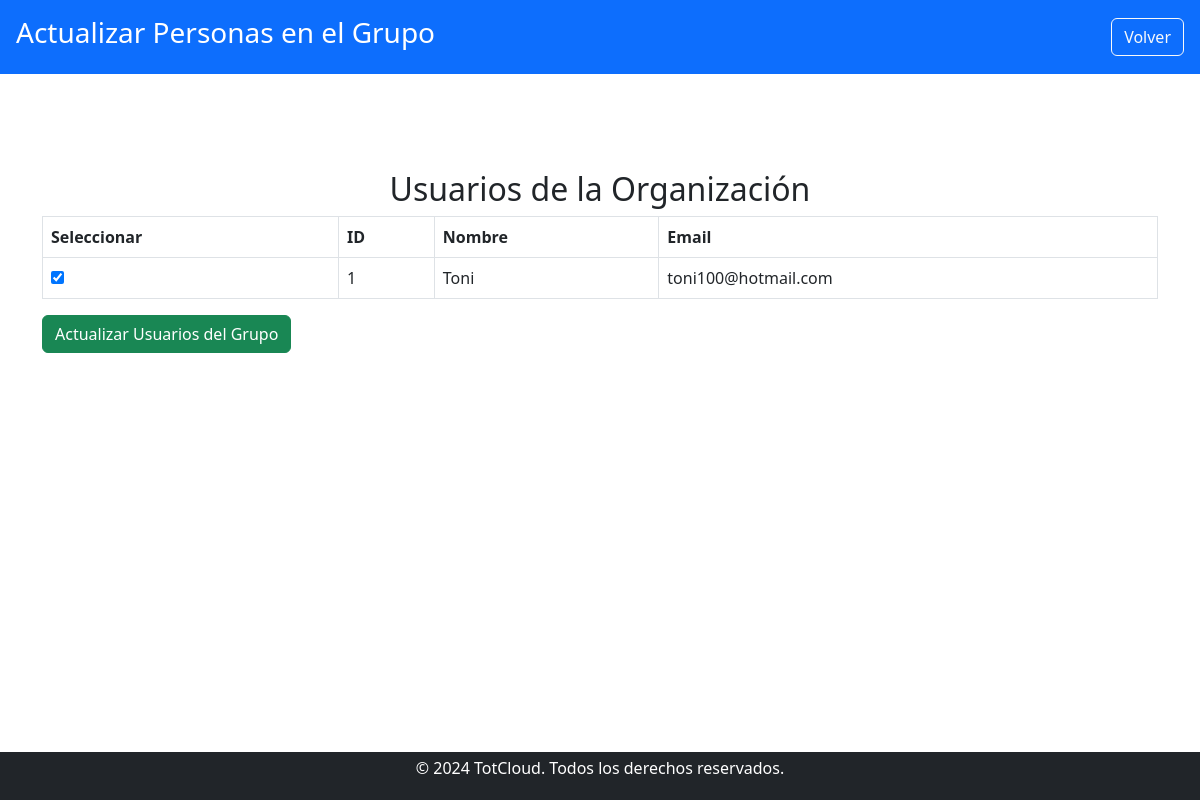
The page /usuario/organizaciones/gestionar_grupos/añadir_personas.php?idGrupo=3&idOrg=4 (signed in) on the database its author committed.
### tables this page shows
CREATE TABLE `usuario` (
  `idUsuario` int(11) NOT NULL,
  `Nombre` varchar(100) NOT NULL,
  `Usuario` varchar(50) NOT NULL,
  `Email` varchar(100) NOT NULL,
  `Telefono` varchar(15) DEFAULT NULL,
  `Contraseña` varchar(255) NOT NULL,
  `Direccion` text DEFAULT NULL,
  `FechaRegistro` datetime DEFAULT current_timestamp()
);

### public/usuario/organizaciones/gestionar_grupos/añadir_personas.php (the view, shortened to what this page needs)
<?php
include '../../../../includes/db_connect.php';
$idGrupo = intval($_GET['idGrupo']);
$idOrganizacion = intval($_GET['idOrg']);
$query_users = "
    SELECT u.idUsuario, u.Nombre, u.Email,
           CASE WHEN rug.idUsuario IS NOT NULL THEN 1 ELSE 0 END AS enGrupo
    FROM usuario u
    JOIN r_usuario_org ruo ON u.idUsuario = ruo.idUsuario
    LEFT JOIN r_usuario_grupo rug ON u.idUsuario = rug.idUsuario AND rug.idGrupo = ?
    WHERE ruo.idOrg = ?";
$stmt_users = $conn->prepare($query_users);
$stmt_users->bind_param('ii', $idGrupo, $idOrganizacion);
$stmt_users->execute();
$result_users = $stmt_users->get_result();
?>
<!DOCTYPE html>
<html lang="es">
<head>
    <link href="https://cdn.jsdelivr.net/npm/bootstrap@5.3.0/dist/css/bootstrap.min.css" rel="stylesheet">
    <link href="../../../css/estilos.css" rel="stylesheet">
</head>
<body>
    <header class="bg-primary text-white d-flex justify-content-between align-items-center p-3">
        <h1 class="h3">Actualizar Personas en el Grupo</h1>
        <a href="gestionar_grupos.php?idOrg=<?php echo $idOrganizacion; ?>" class="btn btn-outline-light">Volver</a>
    </header>
    <main class="container my-5">
        <h2 class="text-center mt-5">Usuarios de la Organización</h2>
        <?php if ($result_users->num_rows > 0): ?>
        <form method="POST">
            <table class="table table-bordered">
                <thead>
                    <tr>
                        <th>Seleccionar</th>
                        <th>ID</th>
                        <th>Nombre</th>
                        <th>Email</th>
                    </tr>
                </thead>
                <tbody>
                    <?php while ($user = $result_users->fetch_assoc()): ?>
                        <tr>
                            <td>
                                <input type="checkbox" name="usuarios[]" value="<?php echo $user['idUsuario']; ?>"
                                    <?php echo $user['enGrupo'] ? 'checked' : ''; ?>>
                            </td>
                            <td><?php echo htmlspecialchars($user['idUsuario']); ?></td>
                            <td><?php echo htmlspecialchars($user['Nombre']); ?></td>
                            <td><?php echo htmlspecialchars($user['Email']); ?></td>
                        </tr>
                    <?php endwhile; ?>
                </tbody>
            </table>
            <button type="submit" class="btn btn-success">Actualizar Usuarios del Grupo</button>
        </form>
        <?php else: ?>
            <p class="text-center">No hay usuarios disponibles para asignar a este grupo.</p>
        <?php endif; ?>
    </main>
    <?php include '../../../../includes/footer.php'; ?>
</body>
</html>

### public/css/estilos.css (style rules this page uses)
body { display: flex; flex-direction: column; min-height: 100vh; margin: 0; }
main { flex: 1; }
header { background-color: #007bff; color: white; padding: 1rem 0; text-align: center; }

### rows shown on the page
usuario: idUsuario "1", Nombre "Toni", Email "toni100@hotmail.com"
